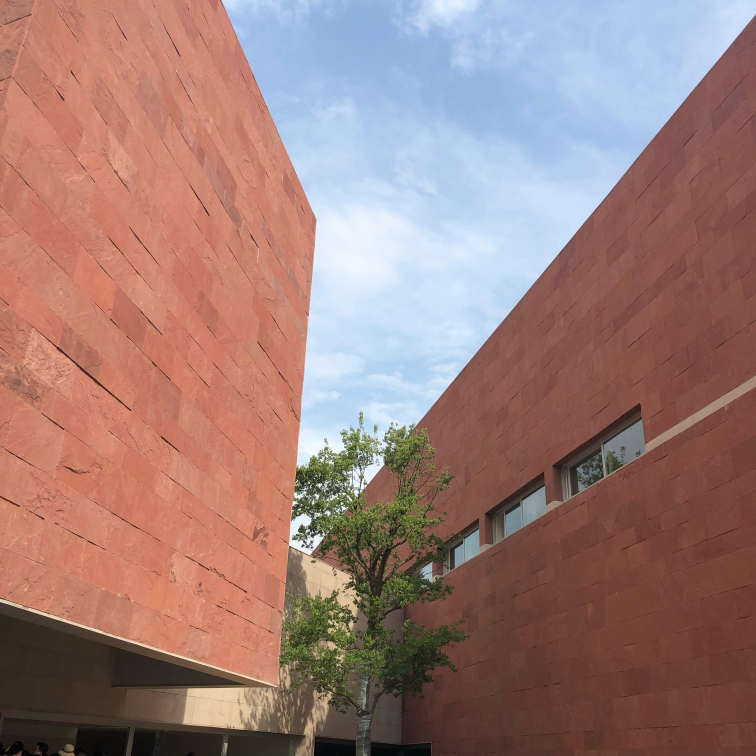
#> input picture data/test.jpg, 3024 x 3024 px (shown at 1/4 size)
$ python train.py --style data/test.jpg   (older library calls are emulated)
#> lines starting #> are read from the running program, lines starting #| are printed output that depends on the picture
### src/image_utils.py
from __future__ import print_function
from future import standard_library
standard_library.install_aliases()
from builtins import range
import urllib.request, urllib.error, urllib.parse, os, tempfile

import numpy as np
from scipy.misc import imread, imresize, imsave

"""
Utility functions used for viewing and processing images.
"""

# [20 lines left out: function blur_image, not called in this run]


SQUEEZENET_MEAN = np.array([0.485, 0.456, 0.406], dtype=np.float32)
SQUEEZENET_STD = np.array([0.229, 0.224, 0.225], dtype=np.float32)

# [51 lines left out: functions preprocess_image, deprocess_image, image_from_url, load_image, not called in this run]

def get_img(src, img_size=False):
#> called with src = 'data/test.jpg'
   img = imread(src, mode='RGB') # misc.imresize(, (256, 256, 3))
#> img is the input picture: shape (3024, 3024, 3); mean R, G, B 157.4, 124.6, 119.3
   if not (len(img.shape) == 3 and img.shape[2] == 3):
       img = np.dstack((img,img,img))
   if img_size != False:
       img = imresize(img, img_size)
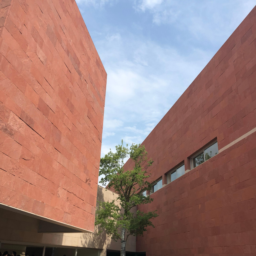
#> img: shape (256, 256, 3); mean R, G, B 157.4, 124.6, 119.3
   return img

def save_img(out_path, img):
    img = np.clip(img, 0, 255).astype(np.uint8)
    imsave(out_path, img)

def list_files(in_path):
    files = []
    for (dirpath, dirnames, filenames) in os.walk(in_path):
        files.extend(filenames)
        break

    return files

def get_files(img_dir):
    files = list_files(img_dir)
    return [os.path.join(img_dir,x) for x in files]

# [19 lines of commented-out code are left out]

### src/solver.py
import tensorflow as tf, numpy as np, os
import transformnet
import vgg
import math
from squeezenet import SqueezeNet
from image_utils import load_image, get_img
from loss import style_loss, content_loss, tv_loss, gram_matrix

# vgg net
STYLE_LAYERS = ['relu1_1', 'relu2_1', 'relu3_1', 'relu4_1', 'relu5_1']
STYLE_WEIGHTS = [1, 1, 1, 1, 1]
# STYLE_WEIGHTS = (300000, 1000, 15, 3, 1)
CONTENT_LAYER = 'relu4_2'

STYLE_SIZE = 256
IMAGE_SIZE = 256
CHANNEL_SIZE = 3

def optimize(content_paths, style_path,
        content_weight, style_weight, tv_weight,
        vgg_path, epochs=2, batch_size=4,
        print_iterations=1, checkout_iterations=10000,
        checkpoint_dir='data/checkpoints/', learning_rate=1e-3):

    # style_img = load_image(style_path, size=STYLE_SIZE)
    style_img = get_img(style_path, [STYLE_SIZE,STYLE_SIZE,CHANNEL_SIZE])
    style_shape = (1, ) + style_img.shape
#> style_shape = (1, 256, 256, 3)
    content_shape = (batch_size, IMAGE_SIZE, IMAGE_SIZE, CHANNEL_SIZE)

    style_target_features = []
    with tf.Graph().as_default(), tf.device('/cpu:0'), tf.Session() as sess:
        # extract style features of style target
        style_image = tf.placeholder(tf.float32, shape=style_shape, name='style_image')
        style_image_pre = vgg.preprocess(style_image)
        net = vgg.net(vgg_path, style_image_pre)
        style_feat_vars = [net[layer] for layer in STYLE_LAYERS]
        for style_feat_var in style_feat_vars:
            style_target_features.append(gram_matrix(style_feat_var))
        style_target_features = sess.run(style_target_features, feed_dict={style_image: style_img[None]})

    with tf.Graph().as_default(), tf.Session() as sess:
        # extract feature map of content target
        X_content = tf.placeholder(tf.float32, shape=content_shape, name='X_content')
        X_content_pre = vgg.preprocess(X_content)
        feats = vgg.net(vgg_path, X_content_pre)
        X_content_target_feature = feats[CONTENT_LAYER]

        # transformed X_content to T_content
        X_content_pre = transformnet.preprocess(X_content)
        T_content = transformnet.net(X_content_pre)

        # extract feature map of T_content
        T_content_pre = vgg.preprocess(T_content)
        feats = vgg.net(vgg_path, T_content_pre)

        # loss

        s_loss = style_loss(feats, STYLE_LAYERS, style_target_features, np.array(STYLE_WEIGHTS) * style_weight)
        c_loss = content_loss(content_weight, feats[CONTENT_LAYER], X_content_target_feature)
        t_loss = tv_loss(T_content_pre, tv_weight)

        s_loss = tf.reduce_sum(s_loss)/batch_size
        c_loss = tf.reduce_sum(c_loss)/batch_size
        t_loss = tf.reduce_sum(t_loss)/batch_size

        loss = s_loss + c_loss + t_loss

        # train
        train_step = tf.train.AdamOptimizer(learning_rate).minimize(loss)
        sess.run(tf.global_variables_initializer())
        iters_per_epoch = math.floor(len(content_paths)/batch_size)
        for epoch in range(epochs):
            for iteration in range(iters_per_epoch):
                batch_start = batch_size * iteration
                batch_end = batch_start + batch_size
                # TODO need to shuffle data for each epoch !!
                X_batch = np.zeros(content_shape, dtype=np.float32)
                for i, img_path in enumerate(content_paths[batch_start:batch_end]):
                    X_batch[i] = get_img(img_path, [IMAGE_SIZE, IMAGE_SIZE, CHANNEL_SIZE])

                assert len(X_batch) == batch_size
                train_step.run(feed_dict={X_content: X_batch})

                is_last_iter = epoch == epochs-1 and iteration == iters_per_epoch-1

                # print
                if iteration % print_iterations == 0 or is_last_iter:
                    _T_content, _loss, _s_loss, _c_loss, _t_loss, _feats = sess.run([T_content, loss, s_loss, c_loss, t_loss, feats], feed_dict={X_content: X_batch})
                    print('Epoch %d, iteration %d: loss %s, s_loss %s, c_loss %s, t_loss %s'%(epoch, iteration, _loss, _s_loss, _c_loss, _t_loss))

                # save checkpoint
                if iteration % checkout_iterations == 0 or is_last_iter:
                    saver = tf.train.Saver()
                    ckpt_suffix = '_final.ckpt' if is_last_iter else '_epoch%d_iter%d.ckpt'%(epoch, iteration)
                    saver.save(sess, os.path.join(checkpoint_dir,'checkpoint'+ckpt_suffix))

### train.py
import sys, os, pdb
sys.path.insert(0, 'src')
import argparse
from solver import optimize
from image_utils import get_files

CONTENT_WEIGHT = 7.5e0
STYLE_WEIGHT = 1e2
TV_WEIGHT = 2e2
LEARNING_RATE = 1e-3
NUM_EPOCHS = 2
CHECKPOINT_DIR = 'data/checkpoints/'
CHECKPOINT_ITERATIONS = 10000
PRINT_ITERATIONS = 10
VGG_PATH = 'data/imagenet-vgg-verydeep-19.mat'
TRAIN_PATH = 'data/train2014'
BATCH_SIZE = 20

def build_parser():
    parser = argparse.ArgumentParser(description='Process some integers.')

    parser.add_argument('--checkpoint-dir', type=str,
                        dest='checkpoint_dir', help='dir to save checkpoint in',
                        metavar='CHECKPOINT_DIR', default=CHECKPOINT_DIR)

    parser.add_argument('--style', type=str,
                        dest='style', help='style image path',
                        metavar='STYLE', required=True)

    parser.add_argument('--train-path', type=str,
                        dest='train_path', help='path to training images folder',
                        metavar='TRAIN_PATH', default=TRAIN_PATH)

    parser.add_argument('--epochs', type=int,
                        dest='epochs', help='num epochs',
                        metavar='EPOCHS', default=NUM_EPOCHS)

    parser.add_argument('--batch-size', type=int,
                        dest='batch_size', help='batch size',
                        metavar='BATCH_SIZE', default=BATCH_SIZE)

    parser.add_argument('--checkpoint-iterations', type=int,
                        dest='checkpoint_iterations', help='checkpoint frequency',
                        metavar='CHECKPOINT_ITERATIONS',
                        default=CHECKPOINT_ITERATIONS)

    parser.add_argument('--print-iterations', type=int,
                        dest='print_iterations', help='print frequency',
                        metavar='PRINT_ITERATIONS',
                        default=PRINT_ITERATIONS)

    parser.add_argument('--vgg-path', type=str,
                        dest='vgg_path',
                        help='path to VGG19 network (default %(default)s)',
                        metavar='VGG_PATH', default=VGG_PATH)

    parser.add_argument('--content-weight', type=float,
                        dest='content_weight',
                        help='content weight (default %(default)s)',
                        metavar='CONTENT_WEIGHT', default=CONTENT_WEIGHT)

    parser.add_argument('--style-weight', type=float,
                        dest='style_weight',
                        help='style weight (default %(default)s)',
                        metavar='STYLE_WEIGHT', default=STYLE_WEIGHT)

    parser.add_argument('--tv-weight', type=float,
                        dest='tv_weight',
                        help='total variation regularization weight (default %(default)s)',
                        metavar='TV_WEIGHT', default=TV_WEIGHT)

    parser.add_argument('--learning-rate', type=float,
                        dest='learning_rate',
                        help='learning rate (default %(default)s)',
                        metavar='LEARNING_RATE', default=LEARNING_RATE)
    return parser

def check_opts(opts):
    assert os.path.exists(opts.checkpoint_dir), 'checkpoint dir not found!'
    assert os.path.exists(opts.style), 'style path not found!'
    assert os.path.exists(opts.train_path), 'train path not found!'
    assert os.path.exists(opts.vgg_path), 'vgg network data not found!'
    assert opts.epochs > 0
    assert opts.batch_size > 0
    assert opts.checkpoint_iterations > 0
    assert os.path.exists(opts.vgg_path)
    assert opts.content_weight >= 0
    assert opts.style_weight >= 0
    assert opts.tv_weight >= 0
    assert opts.learning_rate >= 0

def main():
    parser = build_parser()
    options = parser.parse_args()
    content_paths = get_files(options.train_path)
    kwargs = {
        "content_paths": content_paths,
        "style_path": options.style,
        "content_weight": options.content_weight,
        "style_weight": options.style_weight,
        "vgg_path": options.vgg_path,
        "tv_weight": options.tv_weight,
        "epochs": options.epochs,
        "checkout_iterations": options.checkpoint_iterations,
        "print_iterations": options.print_iterations,
        "batch_size": options.batch_size,
        "checkpoint_dir": options.checkpoint_dir,
        "learning_rate": options.learning_rate
    }

    optimize(**kwargs)
#> (the call stopped at in optimize, `with tf.Graph().as_default(), tf.device('/cpu:0'), tf.Session() as sess:`: tensorflow is not available in this run)

if __name__ == "__main__":
    main()
